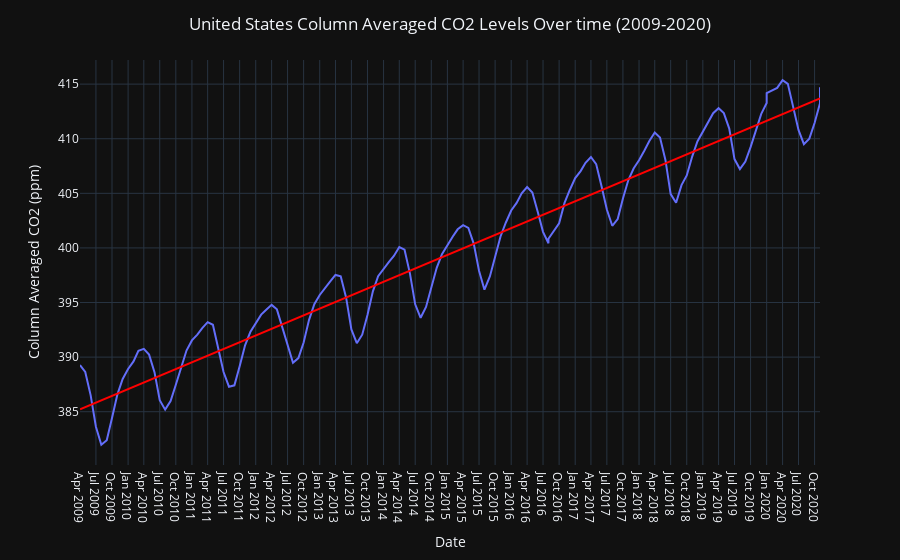

Here is the notebook cell this chart was saved with:
### Markdown cell above
Plotting change average xco2 value in the United States over time

### Code cell
import plotly

fig = px.scatter(xco2_mo_plot, x="date", y="xco2",  labels={
    "date": "Date",
    "xco2": "Column Averaged CO2 (ppm)",
    "species": "Species of Iris"},
    template='plotly_dark',
    trendline='ols')
fig.update_layout(title_text='United States Column Averaged CO2 Levels Over time (2009-2020)', title_x=0.5)
fig.update_traces(mode = 'lines')
fig.data[-1].line.color = 'red'
fig.update_xaxes(
    dtick="M3")
fig.show()

if not os.path.exists("images"):
    os.mkdir("images")
    
plotly.offline.plot(fig, filename='images/co2_vs_time.html')

### Figure 1 — Plotly figure (JSON) as saved in the notebook; plotly's stock layout.template omitted (floating-point values rounded to 4 significant figures; data arrays with more than 128 entries replaced by an {"elided": "..."} marker saying what was removed)
{"data": [{"hovertemplate": "Date=%{x}<br>Column Averaged CO2 (ppm)=%{y}<extra></extra>", "legendgroup": "", "marker": {"color": "#636efa", "symbol": "circle"}, "mode": "lines", "name": "", "orientation": "v", "showlegend": false, "type": "scatter", "x": {"elided": "141 str values"}, "xaxis": "x", "y": {"elided": "141 float values"}, "yaxis": "y"}, {"hovertemplate": "<b>OLS trendline</b><br>xco2 = 7.78652e-08 * date + 288.786<br>R<sup>2</sup>=0.926390<br><br>Date=%{x}<br>Column Averaged CO2 (ppm)=%{y} <b>(trend)</b><extra></extra>", "legendgroup": "", "line": {"color": "red"}, "marker": {"color": "#636efa", "symbol": "circle"}, "mode": "lines", "name": "", "showlegend": false, "type": "scatter", "x": {"elided": "141 str values"}, "xaxis": "x", "y": {"elided": "141 float values"}, "yaxis": "y"}], "layout": {"legend": {"tracegroupgap": 0}, "margin": {"t": 60}, "title": {"text": "United States Column Averaged CO2 Levels Over time (2009-2020)", "x": 0.5}, "xaxis": {"anchor": "y", "domain": [0, 1], "dtick": "M3", "title": {"text": "Date"}}, "yaxis": {"anchor": "x", "domain": [0, 1], "title": {"text": "Column Averaged CO2 (ppm)"}}}}
